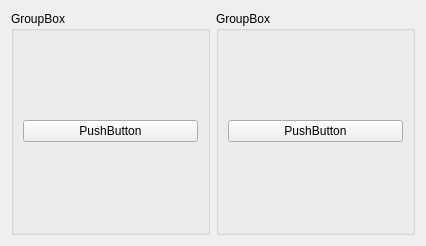
<?xml version="1.0" encoding="UTF-8"?>
<ui version="4.0">
 <class>Form</class>
 <widget class="QWidget" name="Form">
  <property name="geometry">
   <rect>
    <x>0</x>
    <y>0</y>
    <width>426</width>
    <height>246</height>
   </rect>
  </property>
  <property name="windowTitle">
   <string>Form</string>
  </property>
  <layout class="QHBoxLayout" name="horizontalLayout">
   <item>
    <widget class="QGroupBox" name="groupBox_2">
     <property name="title">
      <string>GroupBox</string>
     </property>
     <layout class="QVBoxLayout" name="verticalLayout_2">
      <item>
       <widget class="QPushButton" name="pushButton_2">
        <property name="text">
         <string>PushButton</string>
        </property>
       </widget>
      </item>
     </layout>
    </widget>
   </item>
   <item>
    <widget class="QGroupBox" name="groupBox">
     <property name="title">
      <string>GroupBox</string>
     </property>
     <layout class="QVBoxLayout" name="verticalLayout_3">
      <item>
       <widget class="QPushButton" name="pushButton_4">
        <property name="text">
         <string>PushButton</string>
        </property>
       </widget>
      </item>
     </layout>
    </widget>
   </item>
  </layout>
 </widget>
 <resources/>
 <connections/>
</ui>
